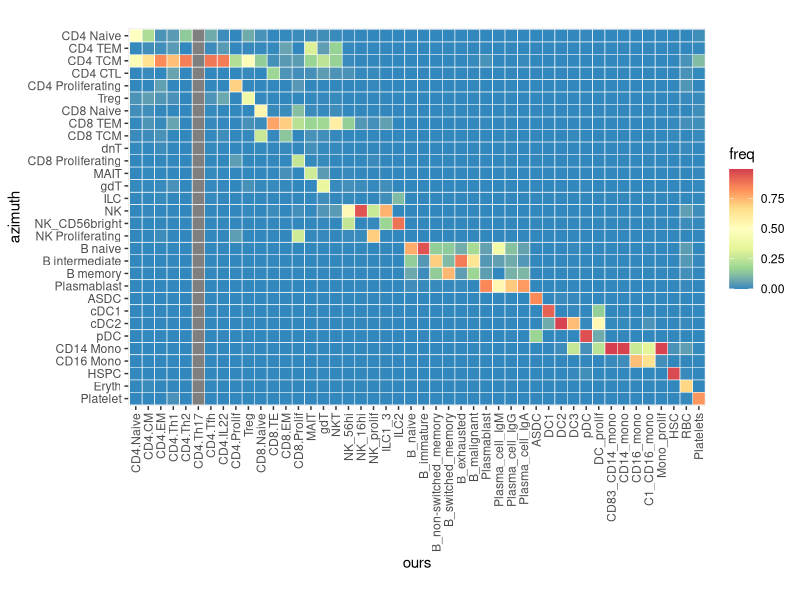

This chart was generated by the following R code:
## ---- chunk 1
library(reshape2)
library(dplyr)
library(ggplot2)

setwd("~/Desktop/Covid")

a<-read.csv('azimuth_pred.csv')
colnames(a)<-c("ours", "azimuth", 'value')

a<-a[!a$azimuth == "nan",]

a<-a %>%
  group_by(ours) %>%
  mutate(freq = value / sum(value))

a$ours[a$ours == "ILC"]<-"NK_16hi"

a<-subset(a, ours!="Doublet")

a$azimuth <- factor(a$azimuth, levels = rev(c("CD4 Naive", "CD4 TEM", "CD4 TCM", "CD4 CTL", 
                                          "CD4 Proliferating", "Treg",
                                          "CD8 Naive", "CD8 TEM", "CD8 TCM", "dnT",
                                          "CD8 Proliferating",
                                          "MAIT", "gdT", "ILC",
                                          "NK", "NK_CD56bright", "NK Proliferating",
                                          "B naive", "B intermediate", "B memory", 
                                          "Plasmablast",
                                          "ASDC", "cDC1", "cDC2", "pDC",
                                          "CD14 Mono", "CD16 Mono",
                                          "HSPC",
                                          "Eryth", "Platelet"
)))

a$ours <- factor(a$ours, levels = c("CD4.Naive", "CD4.CM", "CD4.EM", 
                                    "CD4.Th1", "CD4.Th2", "CD4.Th17", "CD4.Tfh", "CD4.IL22",
                                    "CD4.Prolif", "Treg",
                                    "CD8.Naive", "CD8.TE", "CD8.EM",
                                    "CD8.Prolif",
                                    "MAIT", "gdT", "NKT",
                                    "NK_56hi", "NK_16hi", "NK_prolif",
                                    "ILC1_3", "ILC2",
                                    "B_naive", "B_immature",
                                    "B_non-switched_memory", "B_switched_memory",
                                    "B_exhausted", "B_malignant",
                                    "Plasmablast",
                                    "Plasma_cell_IgM", "Plasma_cell_IgG", "Plasma_cell_IgA",
                                    "ASDC", "DC1", "DC2", "DC3", "pDC", "DC_prolif",
                                    "CD83_CD14_mono", "CD14_mono", 
                                    "CD16_mono", "C1_CD16_mono", "Mono_prolif",
                                    "HSC",
                                    "RBC", "Platelets"
                                    
))

ggplot(a,aes(x=ours,y=azimuth,fill=freq))+
  geom_tile(colour="white",size=0.2)+
  scale_fill_distiller(palette = "Spectral")+ theme(axis.text.x = element_text(angle = 90, vjust = 0.5, hjust=1))+coord_fixed()
